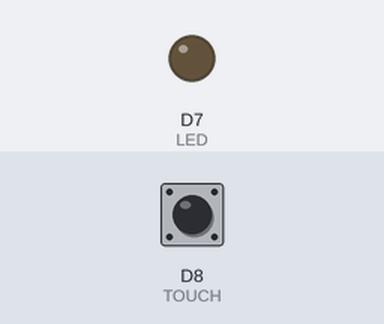
A sketch run on a simulated ESP8266 (NodeMCU). Parts: output pins drawn as LEDs (lit = HIGH). The test bench sets the inputs (shaded band); at power-on: D8 (TOUCH) LOW.

Above: at 1.2 s.
1.3 s: D8 (TOUCH) pulled HIGH for 0.15 s
At 1.7 s:
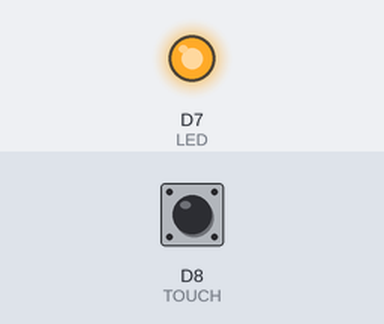
2.9 s: D8 (TOUCH) pulled HIGH for 1 s
At 4.4 s:
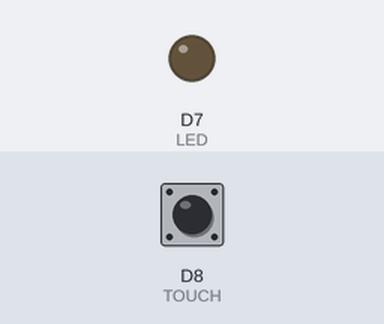
5.4 s: D8 (TOUCH) pulled HIGH for 3.2 s
At 6.7 s:
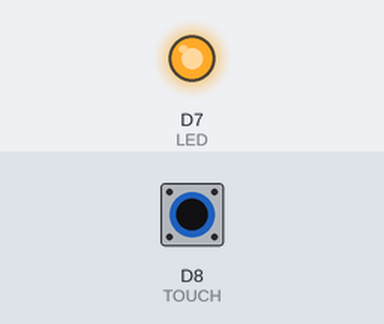
Timing chart, 0 to 8.4 s (numbered marks = the images above; inputs shaded):
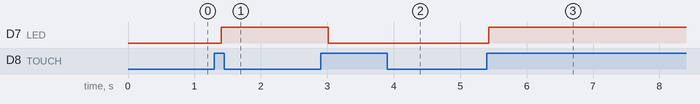

The sketch:

touch-sensor-ttp223.ino
```cpp
#define LED D7
#define TOUCH D8

long oldtime;
bool oldstate= false;

void setup() {
  // put your setup code here, to run once:
  pinMode(LED, OUTPUT);
  pinMode(TOUCH, INPUT);

}

void loop() {
  // put your main code here, to run repeatedly:
  if(millis() - oldtime > 200){
    oldtime= millis();

    if(digitalRead(TOUCH) && oldstate== false){
      digitalWrite(LED, !digitalRead(LED));
      oldstate= true;
    }else if(digitalRead(TOUCH) && oldstate== true){
      oldstate= true;
    }else if(!digitalRead(TOUCH) && oldstate== true){
      oldstate= false;
    }
  }

}
```

Measured:
- after the input at 1.3 s, D7 (LED): LOW → HIGH after 0.11 s
- after the input at 2.9 s, D7 (LED): HIGH → LOW after 0.12 s
- after the input at 5.4 s, D7 (LED): LOW → HIGH at once
